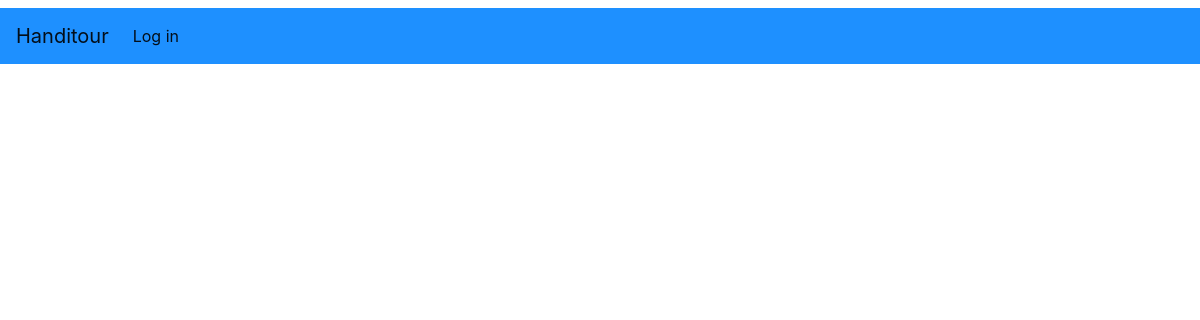
/inicio/, run on an earlier commit of the app's database.
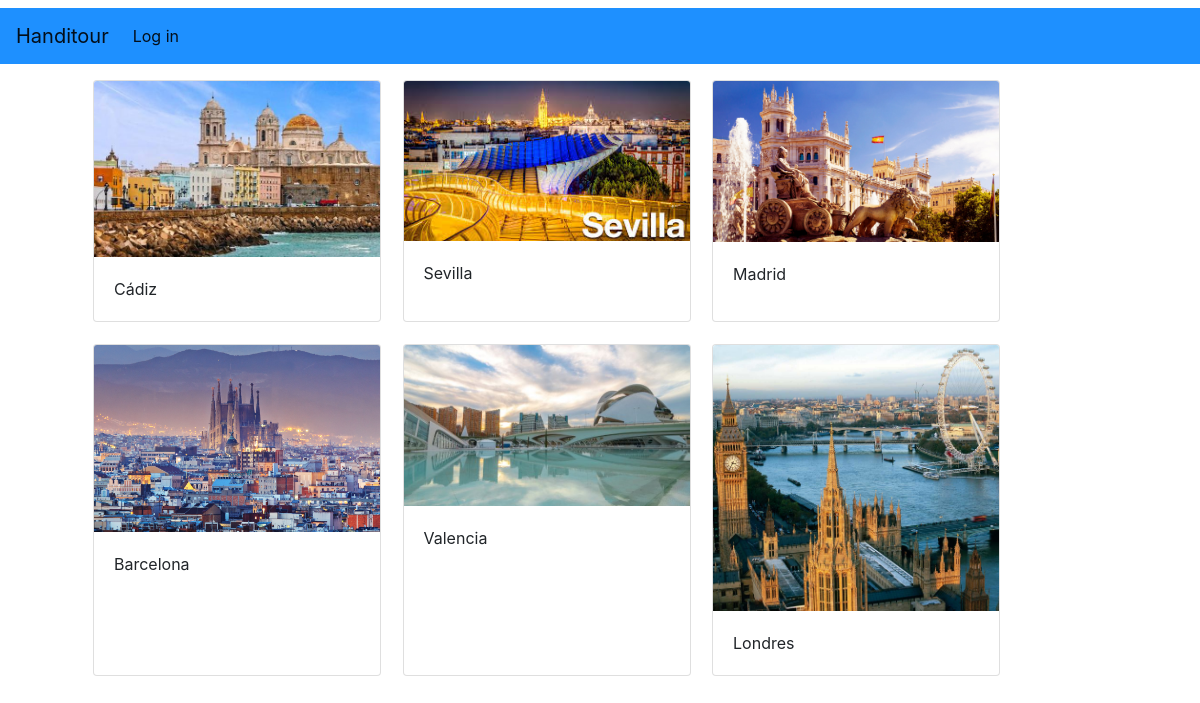
And on a later commit of the database.
### handitour/models.py (models this page shows)
class Ciudad(models.Model):
    nombre = models.CharField(max_length=30)
    historia = models.CharField(max_length=500)
    localizacion = models.CharField(max_length=20)
    foto = models.FileField(null=True, upload_to="img/ciudad")
    visitantes = models.ManyToManyField(User, blank=True)
    def __str__(self):
        return self.nombre

### handitour/views.py (the view)
# urls.py: path('inicio/', views.ciudades, name="inicio"),
def ciudades (request):
    ciudades = Ciudad.objects.all()
    return render(request, "index.html", {"ciudades":ciudades})

### handitour/templates/index.html (shortened to what this page needs)
{% extends "base.html" %}
{% block content %}
<div class="row mt-3 ml-5">
{% for ciudad in ciudades %}
    <div class="card" style="width: 18rem; margin-right: 2%; margin-bottom: 2%;">
        <img src="{{ciudad.foto.url}}" class="card-img-top" alt="...">
        <div class="card-body">
         <p class="card-text">{{ciudad}}</p>
      </div>
   </div>
{% endfor %}
  </div>
{% endblock %}

### handitour/templates/base.html (shortened to what this page needs)
{% load static %}
<!DOCTYPE html>
<html>
    <head>
        <link href="/static/css/estilos.css" rel="stylesheet">
        <link rel="stylesheet" href="https://stackpath.bootstrapcdn.com/bootstrap/4.3.1/css/bootstrap.min.css">
    </head>
    <body>
       <header>
        <nav class="navbar navbar-expand-lg navbar-light bg-dodgerblue">
          <a class="navbar-brand" href="/incio">Handitour</a>
          <div class="collapse navbar-collapse" id="navbarNavAltMarkup">
            <div class="navbar-nav">
              <a class="nav-link active" href="#">Log in <span class="sr-only">(current)</span></a>
            </div>
          </div>
        </nav>
   </header>
        <div class="container">
            {% block content %}
            {% endblock %}
        </div>
    </body>
</html>

### handitour/static/css/estilos.css (style rules this page uses)
header { background-color: dodgerblue; text-align: center; width: 100%; }

What changed in the data, as far as the page shows it:
added Ciudad: foto (picture), nombre "Cádiz"
added Ciudad: foto (picture), nombre "Sevilla"
added Ciudad: foto (picture), nombre "Madrid"
added Ciudad: foto (picture), nombre "Barcelona"
added Ciudad: foto (picture), nombre "Valencia"
added Ciudad: foto (picture), nombre "Londres"
